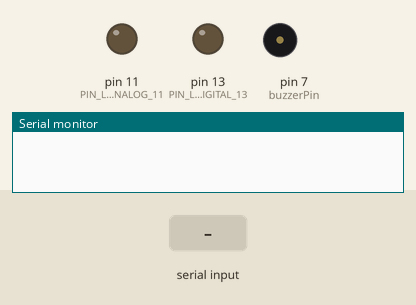
Simulated run of this sketch. Board: Arduino Uno, built with avr-gcc and run on an emulated ATmega328P. Parts: output pins drawn as LEDs (lit = HIGH), buzzer (waves = sounding, pin HIGH), the last lines printed to the serial monitor. The test bench sets the inputs (shaded band).

Above: at 1.2 s.
1.3 s: "1" received over Serial
At 2.1 s:
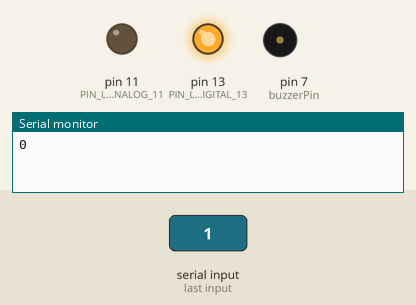
2.8 s: "2" received over Serial
At 3.3 s:
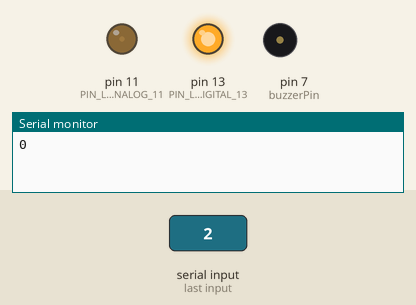
4.3 s: "0" received over Serial
At 5.6 s:
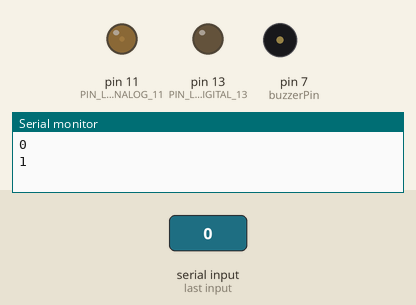
Timing chart, 0 to 7.3 s (numbered marks = the images above; inputs shaded):
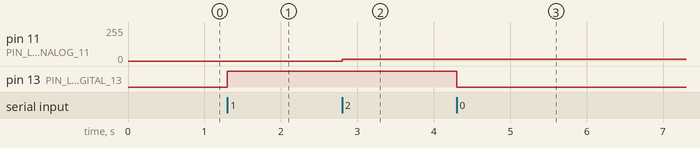

The sketch:

arduino.ino
```cpp
#include <DHT.h>


#define DHTPIN 2
#define DHTTYPE DHT11
#define PIN_LED_ANALOG_11 11 //le numéro de la broche sur laquelle la lampe 2  est branchée
#define PIN_LED_DIGITAL_13 13 // Le numéro de la broche sur laquelle la lampe 1
//pin 13 est la valeur par défaut intégrée dans la carte LED_BUILTIN
int PAS = 15; // incrément de l'intensité
int buzzerPin = 7;
char data; // variable contenant le caractère lu
int intensite = 0; // variable contenant l'intensité de la deuxième lampe
DHT dht(DHTPIN, DHTTYPE);
void setup() {
  // Configure la broche sur laquelle est reliée notre LED  en sortie
  pinMode(PIN_LED_DIGITAL_13, OUTPUT);
  //La LED reliée à la broche 13 est intialisé à l'état LOW
  digitalWrite(PIN_LED_DIGITAL_13, LOW);
  pinMode(buzzerPin, OUTPUT);

  //La LED reliée à la broche 13 est intialisé à l'état LOW
  pinMode(PIN_LED_ANALOG_11, OUTPUT);
  analogWrite(PIN_LED_ANALOG_11, LOW);
  Serial.begin(9600); //Permet d'initialiser le moniteur série à 9600 bauds
  dht.begin();
}

void loop() {
  if (Serial.available()) {
    //Si un message a été reçu  faire ceci
    data = Serial.read();
    // controler la lampe 1 reliée à la broche 13
    if (data == '1') //si le caractère lu est égale à 1
    {
      digitalWrite(PIN_LED_DIGITAL_13, HIGH); // alumer la lampe
      Serial.println('0'); //envoyer le nouvel état de la lampe
    }
    else if (data == '0') //si le caractère lu est égale à 0
    {
      digitalWrite(PIN_LED_DIGITAL_13, LOW); //éteindre la lampe
      Serial.println('1'); //envoyer le nouvel état de la lampe
    }
    // Régler l'intensité de la luminosité de la deuxième lampe branchée sur la broche 11
    else if (data == '2') //si le caractère reçu est égale à 2
    {
      intensite += PAS; // incrémenter l'intesité de la lumière
      if (intensite > 255) // nouvelle valeur de l'intesité ne doit pas dépasser l'intensité max=255
        intensite = 255;


      analogWrite(PIN_LED_ANALOG_11, intensite);
      //Serial.write(intensite); //(écrire dans le port série, utiler pour débogage)
    }
    else if (data == '3')
    {
      intensite -= PAS;
      if (intensite < 0)
        intensite = 0;


      analogWrite(PIN_LED_ANALOG_11, intensite);
      //Serial.write(intensite); //(écrire dans le port série, utiler pour débogage)
    }
    else if(data=='4'){
      static unsigned long lastReadTime = 0;
      unsigned long currentTime = millis();
      if (currentTime - lastReadTime >= 1000){

      float tempC = dht.readTemperature();
      String tempStr = String(tempC, 2); // Float to string with 2 decimal places
      Serial.println(tempStr);
      if (tempC > 35.0) {
          digitalWrite(buzzerPin, HIGH); // Activate buzzer
        } else {
          digitalWrite(buzzerPin, LOW);  // Turn buzzer off
        }
        lastReadTime = currentTime;    // Send string as bytes

      }


    }

  }
}
```

Measured:
- after the input at 1.3 s, pin 13 (PIN_LED_DIGITAL_13): LOW → HIGH at once
- after the input at 2.8 s, pin 11 (PIN_LED_ANALOG_11): 0/255 → 15/255 at once
- after the input at 4.3 s, pin 13 (PIN_LED_DIGITAL_13): HIGH → LOW at once
